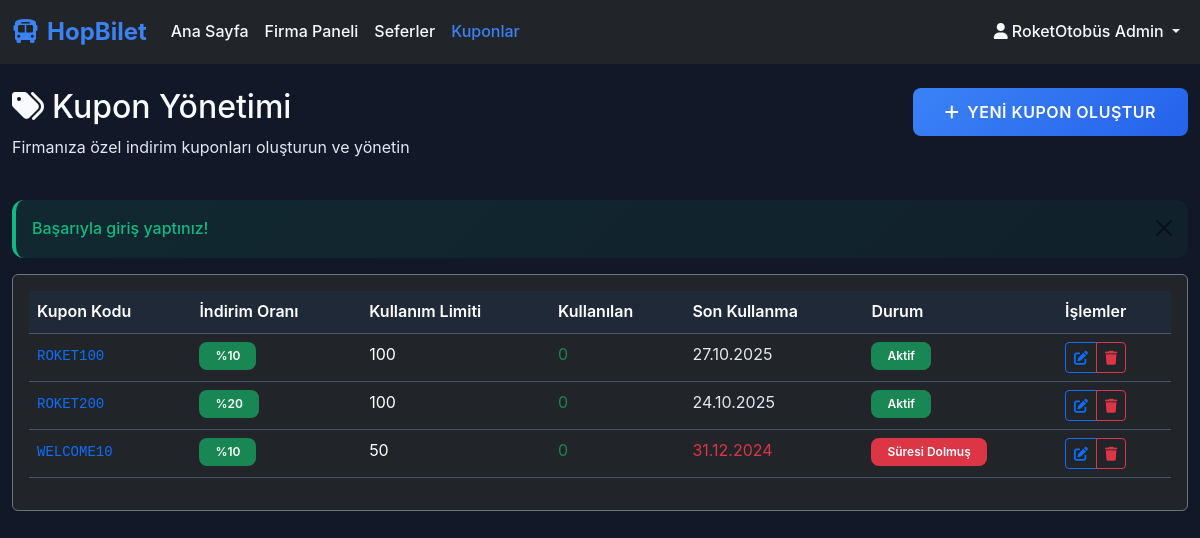
The app's page /company/coupons.php (signed in) with its own data.
### tables this page shows
CREATE TABLE coupons (
            id INTEGER PRIMARY KEY AUTOINCREMENT,
            code VARCHAR(20) UNIQUE NOT NULL,
            discount DECIMAL(5,2) NOT NULL,
            company_id INTEGER,
            usage_limit INTEGER DEFAULT 100,
            expire_date DATE,
            created_at DATETIME DEFAULT CURRENT_TIMESTAMP,
            FOREIGN KEY (company_id) REFERENCES bus_companies(id)
        );

### company/coupons.php (the view, shortened to what this page needs)
<?php
require_once '../config/database.php';
require_once '../includes/functions.php';
$company_id = $_SESSION['company_id'];
$stmt = $pdo->prepare("
    SELECT c.*,
           (SELECT COUNT(*) FROM user_coupons uc WHERE uc.coupon_id = c.id) as usage_count
    FROM coupons c
    WHERE c.company_id = ?
    ORDER BY c.created_at DESC
");
$stmt->execute([$company_id]);
$coupons = $stmt->fetchAll();
?>
<!DOCTYPE html>
<html lang="tr">
<head>
    <link href="https://cdn.jsdelivr.net/npm/bootstrap@5.3.0/dist/css/bootstrap.min.css" rel="stylesheet">
    <link href="https://cdnjs.cloudflare.com/ajax/libs/font-awesome/6.0.0/css/all.min.css" rel="stylesheet">
    <link href="../assets/css/style.css" rel="stylesheet">
</head>
<body class="dark-theme">
    <nav class="navbar navbar-expand-lg navbar-dark bg-dark">
        <div class="container-fluid">
            <a class="navbar-brand fw-bold" href="../index.php">
                <i class="fas fa-bus me-2"></i>HopBilet
            </a>
            <div class="collapse navbar-collapse" id="navbarNav">
                <ul class="navbar-nav me-auto">
                    <li class="nav-item">
                        <a class="nav-link" href="../index.php">Ana Sayfa</a>
                    </li>
                    <li class="nav-item">
                        <a class="nav-link" href="dashboard.php">Firma Paneli</a>
                    </li>
                    <li class="nav-item">
                        <a class="nav-link" href="trips.php">Seferler</a>
                    </li>
                    <li class="nav-item">
                        <a class="nav-link active" href="coupons.php">Kuponlar</a>
                    </li>
                </ul>
                <ul class="navbar-nav">
                    <li class="nav-item dropdown">
                        <a class="nav-link dropdown-toggle" href="#" role="button" data-bs-toggle="dropdown">
                            <i class="fas fa-user me-1"></i><?php echo htmlspecialchars($_SESSION['full_name']); ?>
                        </a>
                    </li>
                </ul>
            </div>
        </div>
    </nav>
    <div class="container-fluid mt-4">
        <div class="row mb-4">
            <div class="col-md-6">
                <h2 class="text-white">
                    <i class="fas fa-tags me-2"></i>Kupon Yönetimi
                </h2>
                <p class="text-muted">Firmanıza özel indirim kuponları oluşturun ve yönetin</p>
            </div>
            <div class="col-md-6 text-md-end">
                <a href="coupon_add.php" class="btn btn-primary">
                    <i class="fas fa-plus me-2"></i>Yeni Kupon Oluştur
                </a>
            </div>
        </div>
        <div class="card bg-dark border-secondary">
            <div class="card-body">
                <?php if (empty($coupons)): ?>
                    <div class="text-center py-5">
                        <i class="fas fa-tags fa-3x text-muted mb-3"></i>
                        <h5 class="text-white">Henüz Kupon Yok</h5>
                        <p class="text-muted">Müşterileriniz için indirim kuponları oluşturun.</p>
                        <a href="coupon_add.php" class="btn btn-primary">
                            <i class="fas fa-plus me-2"></i>İlk Kuponunuzu Oluşturun
                        </a>
                    </div>
                <?php else: ?>
                    <div class="table-responsive">
                        <table class="table table-dark table-hover">
                            <thead>
                                <tr>
                                    <th>Kupon Kodu</th>
                                    <th>İndirim Oranı</th>
                                    <th>Kullanım Limiti</th>
                                    <th>Kullanılan</th>
                                    <th>Son Kullanma</th>
                                    <th>Durum</th>
                                    <th>İşlemler</th>
                                </tr>
                            </thead>
                            <tbody>
                                <?php foreach ($coupons as $coupon): ?>
                                    <tr>
                                        <td>
                                            <code class="text-primary"><?php echo h($coupon['code']); ?></code>
                                        </td>
                                        <td>
                                            <span class="badge bg-success">%<?php echo $coupon['discount']; ?></span>
                                        </td>
                                        <td><?php echo $coupon['usage_limit']; ?></td>
                                        <td>
                                            <span class="<?php echo $coupon['usage_count'] >= $coupon['usage_limit'] ? 'text-danger' : 'text-success'; ?>">
                                                <?php echo $coupon['usage_count']; ?>
                                            </span>
                                        </td>
                                        <td>
                                            <?php
                                            if ($coupon['expire_date']) {
                                                $expire_date = new DateTime($coupon['expire_date']);
                                                $now = new DateTime();
                                                $is_expired = $expire_date < $now;
                                                $expire_class = $is_expired ? 'text-danger' : 'text-muted';
                                                echo '<span class="' . $expire_class . '">' . formatDate($coupon['expire_date'], 'd.m.Y') . '</span>';
                                            } else {
                                                echo '<span class="text-muted">Sınırsız</span>';
                                            }
                                            ?>
                                        </td>
                                        <td>
                                            <?php
                                            $is_expired = $coupon['expire_date'] && new DateTime($coupon['expire_date']) < new DateTime();
                                            $is_limit_reached = $coupon['usage_count'] >= $coupon['usage_limit'];
                                            if ($is_expired) {
                                                echo '<span class="badge bg-danger">Süresi Dolmuş</span>';
                                            } elseif ($is_limit_reached) {
                                                echo '<span class="badge bg-warning">Limit Dolmuş</span>';
                                            } else {
                                                echo '<span class="badge bg-success">Aktif</span>';
                                            }
                                            ?>
                                        </td>
                                        <td>
                                            <div class="btn-group btn-group-sm">
                                                <a href="coupon_edit.php?id=<?php echo $coupon['id']; ?>"
                                                   class="btn btn-outline-primary" title="Düzenle">
                                                    <i class="fas fa-edit"></i>
                                                </a>
                                                <button class="btn btn-outline-danger"
                                                        onclick="confirmDelete(<?php echo $coupon['id']; ?>, '<?php echo h($coupon['code']); ?>')"
                                                        title="Sil">
                                                    <i class="fas fa-trash"></i>
                                                </button>
                                            </div>
                                        </td>
                                    </tr>
                                <?php endforeach; ?>
                            </tbody>
                        </table>
                    </div>
                <?php endif; ?>
            </div>
        </div>
    </div>
</body>
</html>

### assets/css/style.css (style rules this page uses)
:root { --primary-color: #3b82f6; --primary-dark: #2563eb; --secondary-color: #8b5cf6; --accent-color: #06b6d4; --success-color: #10b981; --warning-color: #f59e0b; --danger-color: #ef4444; --dark-bg: #111827; --dark-surface: #1f2937; --dark-card: #374151; --dark-text: #ffffff; --dark-muted: #cbd5e1; --border-color: #4b5563; --text-high-contrast: #f8fafc; --text-medium: #e2e8f0; }
* { margin: 0; padding: 0; box-sizing: border-box; }
body { font-family: 'Inter', -apple-system, BlinkMacSystemFont, 'Segoe UI', Roboto, sans-serif; background-color: var(--dark-bg); color: var(--dark-text); line-height: 1.6; }
.dark-theme { background-color: var(--dark-bg); color: var(--dark-text); }
.navbar-brand { font-size: 1.5rem; font-weight: 700; color: var(--primary-color) !important; }
.navbar-dark .navbar-nav .nav-link { color: var(--dark-text) !important; font-weight: 500; transition: color 0.3s ease; }
.navbar-dark .navbar-nav .nav-link.active { color: var(--primary-color) !important; }
.btn-primary { background: linear-gradient(135deg, var(--primary-color), var(--primary-dark)); border: none; font-weight: 600; padding: 0.75rem 2rem; border-radius: 0.5rem; transition: all 0.3s ease; text-transform: uppercase; letter-spacing: 0.5px; }
.text-white { color: var(--text-high-contrast) !important; }
.text-muted { color: var(--text-medium) !important; }
.card .text-muted { color: var(--text-medium) !important; }
h1, h2, h3, h4, h5, h6 { color: var(--text-high-contrast) !important; }
.navbar-dark .navbar-nav .nav-link { color: var(--text-high-contrast) !important; font-weight: 500; transition: color 0.3s ease; }
.table-dark { background-color: var(--dark-card); border-color: var(--border-color); }
.table-dark th { background-color: var(--dark-surface); border-color: var(--border-color); color: var(--dark-text); font-weight: 600; }
.table-dark td { border-color: var(--border-color); color: var(--dark-text); }
.badge { font-weight: 600; padding: 0.5rem 1rem; border-radius: 0.5rem; }

### records on screen
coupons: code "ROKET100", discount "10", usage_limit "100", usage_count "0", expire_date "27.10.2025", shows "Aktif"
coupons: code "ROKET200", discount "20", usage_limit "100", usage_count "0", expire_date "24.10.2025", shows "Aktif"
coupons: code "WELCOME10", discount "10", usage_limit "50", usage_count "0", expire_date "31.12.2024", shows "Süresi Dolmuş"

### other values on screen
$_SESSION['full_name'] "RoketOtobüs Admin"
$_SESSION['success_message'] "Başarıyla giriş yaptınız!"
